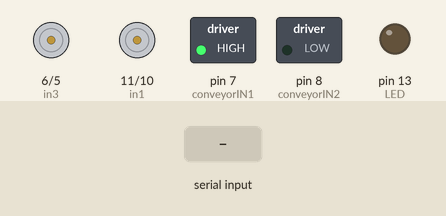
Recording of a sketch running on a simulated Arduino Uno, built with avr-gcc and run on an emulated ATmega328P. On the bench: motor-driver pin pairs drawn as motors (green arrow = first pin HIGH = forward, orange = second pin HIGH = backward, longer = more drive), switched loads named in the sketch (green lamp = pin HIGH), output pins drawn as LEDs (lit = HIGH). Inputs (shaded band) come from the test bench.

Above: at 1.2 s.
1.3 s: "F" received over Serial
At 2.4 s:
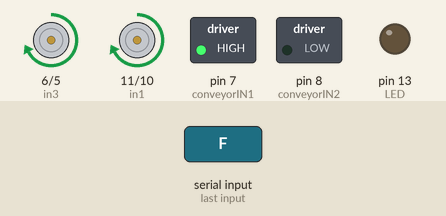
2.8 s: "B" received over Serial
At 3.6 s:
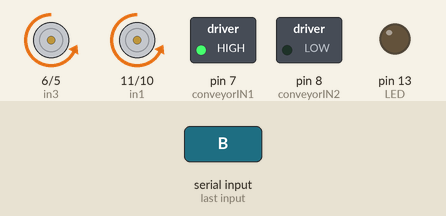
4.3 s: "L" received over Serial
At 4.7 s:
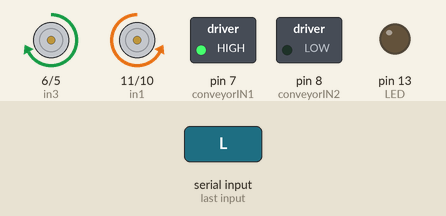
5.8 s: "R" received over Serial
At 7.0 s:
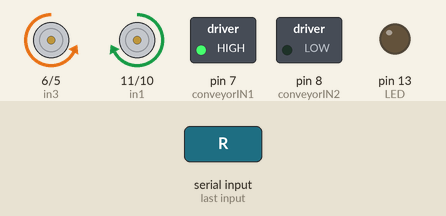
7.3 s: "G" received over Serial
At 8.2 s:
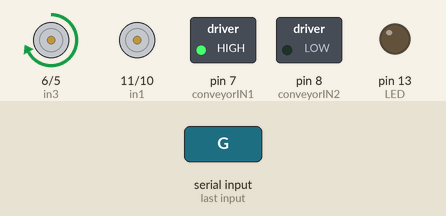
8.8 s: "I" received over Serial
At 9.3 s:
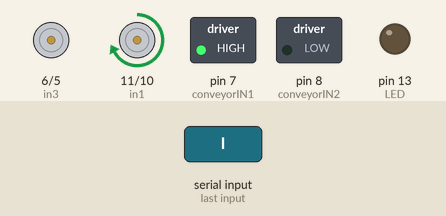
Timing chart, 0 to 11.3 s (numbered marks = the images above; inputs shaded):
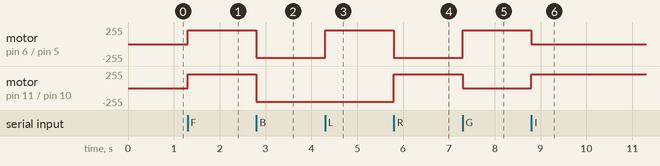

Measured:
- after the input at 1.3 s, motor on pin 6 (in3) / pin 5 (in4), motor on pin 11 (in1) / pin 10 (in2): stopped → forward 204/255 at once
- after the input at 2.8 s, motor on pin 6 (in3) / pin 5 (in4), motor on pin 11 (in1) / pin 10 (in2): forward 204/255 → backward 204/255 at once
- after the input at 4.3 s, motor on pin 6 (in3) / pin 5 (in4): backward 204/255 → forward 204/255 at once
- after the input at 5.8 s, motor on pin 6 (in3) / pin 5 (in4): forward 204/255 → backward 204/255 at once; motor on pin 11 (in1) / pin 10 (in2): backward 204/255 → forward 204/255 at once
- after the input at 7.3 s, motor on pin 6 (in3) / pin 5 (in4): backward 204/255 → forward 204/255 at once; motor on pin 11 (in1) / pin 10 (in2): forward 204/255 → stopped at once
- after the input at 8.8 s, motor on pin 6 (in3) / pin 5 (in4): forward 204/255 → stopped at once; motor on pin 11 (in1) / pin 10 (in2): stopped → forward 204/255 at once

The sketch:

RiverCleaningRobot.ino
```cpp
/*
Title :- Arduino Bluetooth Control Car .
*/


#define in1 11 //L298n Motor Driver pins.
#define in2 10
#define in3 6
#define in4 5
#define LED 13
#define conveyorIN1 7
#define conveyorIN2 8
int command;
int Speed = 204; // 0 - 255.
int Speedsec;
int buttonState = 0;
int lastButtonState = 0;
int Turnradius = 0; //Set the radius of a turn, 0 - 255 Note:the robot will malfunction if this is higher than int Speed.
int brakeTime = 45;
int brkonoff = 1; //1 for the electronic braking system, 0 for normal.
void setup() {
  pinMode(in1, OUTPUT);
  pinMode(in2, OUTPUT);
  pinMode(in3, OUTPUT);
  pinMode(in4, OUTPUT);
  pinMode(LED, OUTPUT); //Set the LED pin.
  pinMode(conveyorIN1, OUTPUT);
  pinMode(conveyorIN2, OUTPUT);
  digitalWrite(conveyorIN1, HIGH);
  digitalWrite(conveyorIN2, LOW);
  Serial.begin(9600);  //Set the baud rate to your Bluetooth module.
}

void loop() {
  // Keep conveyor running continuously
  digitalWrite(conveyorIN1, HIGH);
  digitalWrite(conveyorIN2, LOW);

  if (Serial.available() > 0) {
    command = Serial.read();
    Stop(); //Initialize with motors stoped.
    switch (command) {
      case 'F':
        forward();
        break;
      case 'B':
        back();
        break;
      case 'L':
        left();
        break;
      case 'R':
        right();
        break;
      case 'G':
        forwardleft();
        break;
      case 'I':
        forwardright();
        break;
      case 'H':
        backleft();
        break;
      case 'J':
        backright();
        break;
      case '0':
        Speed = 100;
        break;
      case '1':
        Speed = 140;
        break;
      case '2':
        Speed = 153;
        break;
      case '3':
        Speed = 165;
        break;
      case '4':
        Speed = 178;
        break;
      case '5':
        Speed = 191;
        break;
      case '6':
        Speed = 204;
        break;
      case '7':
        Speed = 216;
        break;
      case '8':
        Speed = 229;
        break;
      case '9':
        Speed = 242;
        break;
      case 'q':
        Speed = 255;
        break;
    }
    Speedsec = Turnradius;
    if (brkonoff == 1) {
      brakeOn();
    } else {
      brakeOff();
    }
  }
}

void forward() {
  analogWrite(in1, Speed);
  analogWrite(in3, Speed);
}

void back() {
  analogWrite(in2, Speed);
  analogWrite(in4, Speed);
}

void left() {
  analogWrite(in3, Speed);
  analogWrite(in2, Speed);
}

void right() {
  analogWrite(in4, Speed);
  analogWrite(in1, Speed);
}
void forwardleft() {
  analogWrite(in1, Speedsec);
  analogWrite(in3, Speed);
}
void forwardright() {
  analogWrite(in1, Speed);
  analogWrite(in3, Speedsec);
}
void backright() {
  analogWrite(in2, Speed);
  analogWrite(in4, Speedsec);
}
void backleft() {
  analogWrite(in2, Speedsec);
  analogWrite(in4, Speed);
}

void Stop() {
  analogWrite(in1, 0);
  analogWrite(in2, 0);
  analogWrite(in3, 0);
  analogWrite(in4, 0);
}

void brakeOn() {
  //Here's the future use: an electronic braking system!
  // read the pushbutton input pin:
  buttonState = command;
  // compare the buttonState to its previous state
  if (buttonState != lastButtonState) {
    // if the state has changed, increment the counter
    if (buttonState == 'S') {
      if (lastButtonState != buttonState) {
        digitalWrite(in1, HIGH);
        digitalWrite(in2, HIGH);
        digitalWrite(in3, HIGH);
        digitalWrite(in4, HIGH);
        delay(brakeTime);
        Stop();
      }
    }
    // save the current state as the last state,
    //for next time through the loop
    lastButtonState = buttonState;
  }
}
void brakeOff() {

}
```
